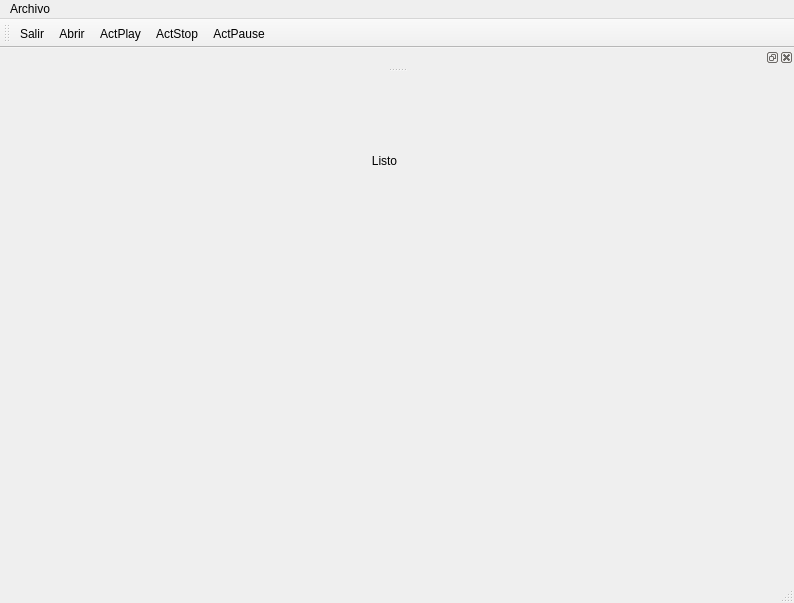
<?xml version="1.0" encoding="UTF-8"?>
<ui version="4.0">
 <class>MainWindow</class>
 <widget class="QMainWindow" name="MainWindow">
  <property name="geometry">
   <rect>
    <x>0</x>
    <y>0</y>
    <width>794</width>
    <height>603</height>
   </rect>
  </property>
  <property name="windowTitle">
   <string>MainWindow</string>
  </property>
  <widget class="QWidget" name="centralwidget">
   <widget class="QLabel" name="lblTitulo">
    <property name="geometry">
     <rect>
      <x>360</x>
      <y>80</y>
      <width>49</width>
      <height>16</height>
     </rect>
    </property>
    <property name="text">
     <string>Listo</string>
    </property>
    <property name="alignment">
     <set>Qt::AlignmentFlag::AlignCenter</set>
    </property>
   </widget>
  </widget>
  <widget class="QMenuBar" name="menubar">
   <property name="geometry">
    <rect>
     <x>0</x>
     <y>0</y>
     <width>794</width>
     <height>33</height>
    </rect>
   </property>
   <widget class="QMenu" name="menuArchivo">
    <property name="title">
     <string>Archivo</string>
    </property>
    <addaction name="actionSalir"/>
    <addaction name="actionAbrir"/>
    <addaction name="actionActPause"/>
    <addaction name="actionActStop"/>
    <addaction name="actionActPlay"/>
   </widget>
   <addaction name="menuArchivo"/>
  </widget>
  <widget class="QStatusBar" name="statusbar"/>
  <widget class="QToolBar" name="toolBar">
   <property name="windowTitle">
    <string>toolBar</string>
   </property>
   <attribute name="toolBarArea">
    <enum>TopToolBarArea</enum>
   </attribute>
   <attribute name="toolBarBreak">
    <bool>false</bool>
   </attribute>
   <addaction name="actionSalir"/>
   <addaction name="actionAbrir"/>
   <addaction name="actionActPlay"/>
   <addaction name="actionActStop"/>
   <addaction name="actionActPause"/>
  </widget>
  <widget class="QDockWidget" name="dockWidget">
   <attribute name="dockWidgetArea">
    <number>4</number>
   </attribute>
   <widget class="QWidget" name="dockWidgetContents">
    <widget class="QListView" name="listView">
     <property name="geometry">
      <rect>
       <x>250</x>
       <y>10</y>
       <width>256</width>
       <height>192</height>
      </rect>
     </property>
    </widget>
   </widget>
  </widget>
  <action name="actionSalir">
   <property name="text">
    <string>Salir</string>
   </property>
   <property name="shortcut">
    <string>Ctrl+S</string>
   </property>
  </action>
  <action name="actionAbrir">
   <property name="text">
    <string>Abrir</string>
   </property>
   <property name="shortcut">
    <string>Ctrl+O</string>
   </property>
  </action>
  <action name="actionActPause">
   <property name="icon">
    <iconset theme="QIcon::ThemeIcon::MediaSkipForward"/>
   </property>
   <property name="text">
    <string>ActPause</string>
   </property>
  </action>
  <action name="actionActStop">
   <property name="icon">
    <iconset theme="QIcon::ThemeIcon::MediaPlaybackStop"/>
   </property>
   <property name="text">
    <string>ActStop</string>
   </property>
  </action>
  <action name="actionActPlay">
   <property name="icon">
    <iconset theme="QIcon::ThemeIcon::MediaPlaybackStart"/>
   </property>
   <property name="text">
    <string>ActPlay</string>
   </property>
  </action>
 </widget>
 <resources/>
 <connections/>
</ui>
